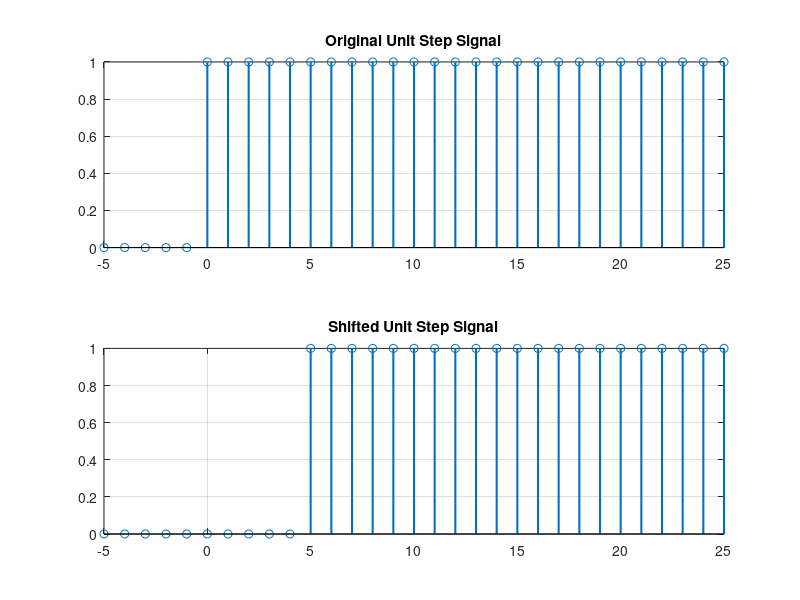

The MATLAB script that drew this image:
clc; clear all;
function y = shift_signal(x,k)

if (k > 0)
    % Right shift (delay)
    y = [zeros(1,abs(k)) x(1:end-abs(k))];
else
    % Left shift (advance)
    y = [x((abs(k)+1):end) zeros(1,abs(k))];
end

end

n = -5:1:25;
x = [zeros(1,5) ones(1,26)];

k = input('Enter shifting unit: ');

y = shift_signal(x,k);

figure(1);
subplot(211)
stem(n,x, 'LineWidth',1.5);
title('Original Unit Step Signal');
grid on

subplot(212)
stem(n,y, 'LineWidth',1.5)
title('Shifted Unit Step Signal');
grid on
